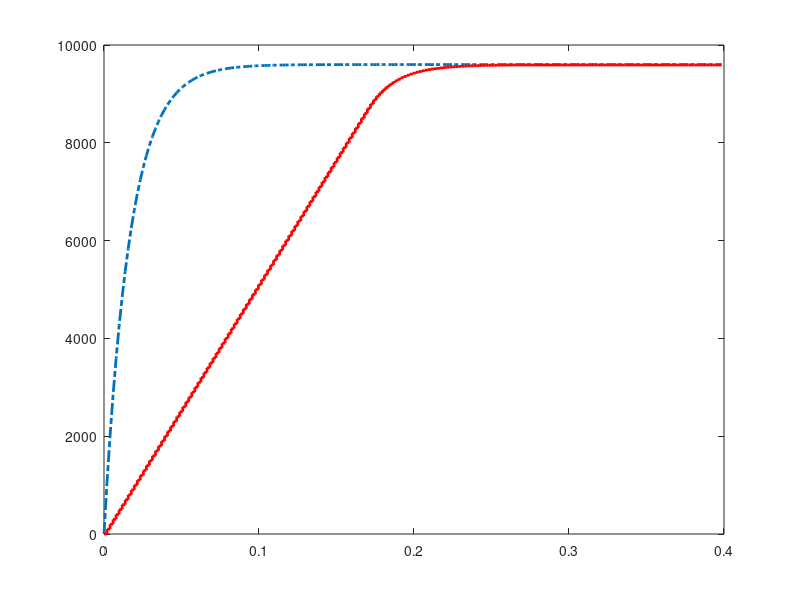

Source code (MATLAB):
format long;
% Definitions
MAX_PPRZ = 9600;
PERIODIC_FREQUENCY = 512;
Ts = 1/PERIODIC_FREQUENCY;
ALPHA_FACTOR = bitshift(1,14);
MAX_INCREMENT = 100;

% Analog filter
s = tf('s');
omega_c = 60; % rad/s
tau = 1/omega_c;
H = 1 / (1 + tau*s);

t = 0:Ts:0.4;
u = ones(size(t))*MAX_PPRZ;

[y,t] = lsim(H,u,t);

% Discrete filter
Hd = c2d(H, Ts);
alpha = PERIODIC_FREQUENCY*ALPHA_FACTOR/(PERIODIC_FREQUENCY+omega_c);
alpha = floor(alpha);
ydis = zeros(size(t));
for i=2:length(t)
    ydis(i) = alpha/ALPHA_FACTOR*ydis(i-1) + (1-alpha/ALPHA_FACTOR)*MAX_PPRZ;
    ydis(i) = floor(ydis(i));
    % check max rate
    increment = ydis(i) - ydis(i-1);
    if abs(increment) > MAX_INCREMENT
        ydis(i) = ydis(i-1) + sign(increment)*MAX_INCREMENT
    end
end

% Plot figure
figure(1); hold off;
plot(t,y, 'LineWidth', 2, 'LineStyle', '-.');
hold on;
stairs(t, ydis, 'r', 'LineWidth', 2);
% step(Hd);

% figure(2);
% plot(t, y-ydis);